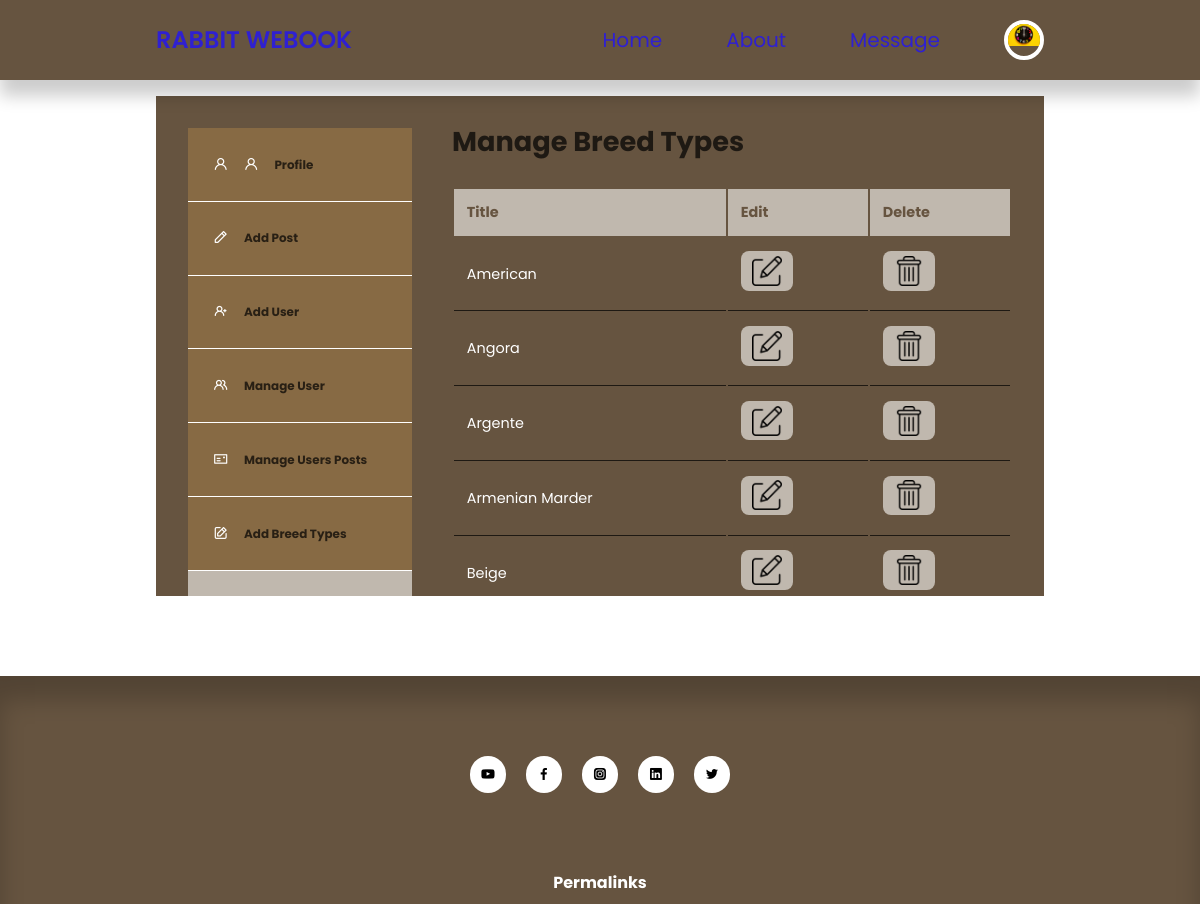
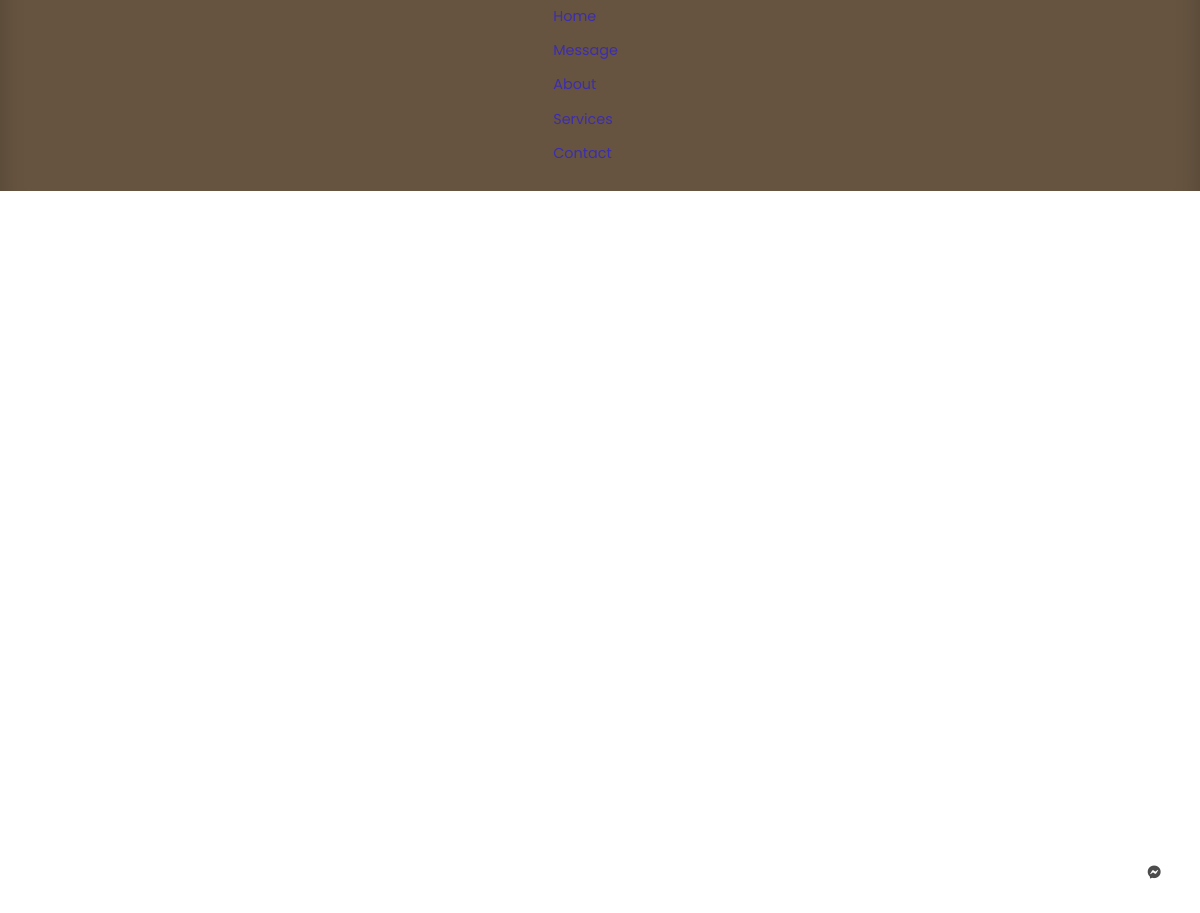
The page /admin/manage-categories.php (signed in) on the database its author committed (2 pictures, top to bottom).
### tables this page shows
CREATE TABLE `users` (
  `id` int(11) UNSIGNED NOT NULL,
  `unique_id` varchar(255) NOT NULL,
  `firstname` varchar(50) NOT NULL,
  `lastname` varchar(50) NOT NULL,
  `username` varchar(50) NOT NULL,
  `email` varchar(255) NOT NULL,
  `password` varchar(255) NOT NULL,
  `avatar` varchar(255) NOT NULL,
  `is_admin` tinyint(1) NOT NULL,
  `status` varchar(255) NOT NULL,
  `address` varchar(1000) NOT NULL,
  `contact` varchar(12) NOT NULL,
  `location` int(11) DEFAULT NULL
);

CREATE TABLE `categories` (
  `id` int(11) UNSIGNED NOT NULL,
  `title` varchar(50) NOT NULL,
  `description` text NOT NULL
);

### admin/partials/header.php (called while the page is built, shortened)
<?php
require '../partials/header.php';

### admin/manage-categories.php (the view, shortened to what this page needs)
<?php
require('partials/header.php');
$query = "SELECT * FROM categories ORDER BY title";
$categories = mysqli_query($connection, $query);
?>
<section class="dashboard">
    <div class="container dashboard__container">
        <aside>
            <ul>
                <?php if(isset($_SESSION['user_is_admin'])): ?>
                <li>
                    <a href="index.php" class="uil uil-user"><i class="uil uil-user"></i>
                        <h5>Profile</h5>
                    </a>
                </li>
                <li>
                    <a href="add-post.php" ><i class="uil uil-pen"></i>
                        <h5>Add Post</h5>
                    </a>
                </li>
                <li>
                <li>
                    <a href="add-user.php"><i class="uil uil-user-plus"></i>
                        <h5>Add User</h5>
                    </a>
                </li>
                <li>
                    <a href="manage-users.php"><i class="uil uil-users-alt"></i>
                        <h5>Manage User</h5>
                    </a>
                </li>
                <li>
                    <a href="all-users-post.php"><i class="uil uil-postcard"></i>
                        <h5>Manage Users Posts</h5>
                    </a>
                </li>
                <li>
                    <a href="add-category.php"><i class="uil uil-edit"></i>
                        <h5>Add Breed Types</h5>
                    </a>
                </li>
                <li>
                    <a href="manage-categories.php" class="active"><i class="uil uil-list-ul"></i>
                    </a>
                </li>
                <?php endif ?>
            </ul>
        </aside>
        <main>
            <h2>Manage Breed Types</h2>
            <?php
                if(mysqli_num_rows($categories) > 0) : ?>
            <table>
                <thead>
                    <tr>
                        <th>Title</th>
                        <th>Edit</th>
                        <th>Delete</th>
                    </tr>
                </thead>
                <tbody>
                    <?php while($category = mysqli_fetch_assoc($categories)) : ?>
                    <tr>
                        <td><?= $category['title'] ?></td>
                        <td><a href="<?= ROOT_URL ?>admin/edit-category.php?id=<?= $category['id'] ?>" class="btn sm"><img src="<?= ROOT_URL ?>assets/edit.png" class="edit"></a></td>
                        <td><a href="<?= ROOT_URL ?>admin/delete-category.php?id=<?= $category['id'] ?>" class="btn sm danger"><img src="<?= ROOT_URL ?>assets/delete.png" class="delete"></a></td>
                    </tr>
                    <?php endwhile ?>
                </tbody>
            </table>
            <?php else : ?>
                <div class="alert_message error"><?= "No categories found" ?></div>
                <?php endif ?>
        </main>
    </div>
</section>
<?php
require('../partials/footer.php');
?>

### partials/header.php (shortened to what this page needs)
<?php
require 'config/database.php';
if(isset($_SESSION['user-id'])) {
    $id = filter_var($_SESSION['user-id'], FILTER_SANITIZE_NUMBER_INT);
    $query = "SELECT * FROM users WHERE id=$id";
    $result = mysqli_query($connection, $query);
    $avatar = mysqli_fetch_assoc($result);
}
?>
<!DOCTYPE html>
<html lang="en">
<head>
    <link rel="stylesheet" href="<?= ROOT_URL ?>css/rabbit7.css">
    <link rel="stylesheet" href="<?= ROOT_URL ?>css/css3.css">
    <link rel="stylesheet" href="<?= ROOT_URL ?>css/style27.css">
    <link rel="stylesheet" href="<?= ROOT_URL ?>css/style012.css">
    <link rel="stylesheet" href="<?= ROOT_URL ?>css\style5.css">
    <link rel="stylesheet" href="admin/chatapp/style.css">
    <link rel="stylesheet" href="https://cdnjs.cloudflare.com/ajax/libs/font-awesome/5.15.2/css/all.min.css"/>
    <link rel="stylesheet" href="https://unicons.iconscout.com/release/v4.0.0/css/line.css">
    <link rel="stylesheet" href="https://cdnjs.cloudflare.com/ajax/libs/font-awesome/5.15.2/css/all.min.css"/>
</head>
<body>
    <nav>
        <div class="container nav__container">
            <a href="<?= ROOT_URL ?>" class="nav__logo"> RABBIT WEBOOK</a>
            <ul class="nav__items">
                <li><a href="<?= ROOT_URL ?>home.php">Home</a></li>
                <li><a href="<?= ROOT_URL ?>about.php">About</a></li>
                <li><a href="<?= ROOT_URL ?>admin/users.php">Message</a></li>
                <?php if(isset($_SESSION['user-id'])): ?>
                    <li class="nav__profile">
                    <div class="avatar">
                        <img src="<?= ROOT_URL . 'images/' . $avatar['avatar'] ?>">
                    </div>
                </li>
                <?php else : ?>
                  <li><a href="<?= ROOT_URL ?>signin.php">Signin</a></li>
                <?php endif ?>
            </ul>
        </div>
    </nav>

### css/rabbit7.css (style rules this page uses)
.nav__items { display: flex; align-items: center; gap: 2rem; }
nav { background: var(--color-primary); width: 100vw; height: 4.5rem; position: fixed; top: 0; z-index: 10; box-shadow: 0 1rem 1rem rgba(0, 0, 0, 0.2); }
.nav__container { height: 100%; display: flex; align-items: center; justify-content: space-between; }
.avatar { width: 2.5rem; height: 2.5rem; border-radius: 50%; overflow: hidden; border: 0.3rem solid var(--color-bg); }
.nav__logo { font-weight: 600; font-size: 1.2rem; }
.nav__profile { position: relative; cursor: pointer; }

### css/style27.css (style rules this page uses)
:root { --color-primary: #9c9c79; --color-primary-light: hsl(242, 91%, 69%, 18%); --color-primary-variant: #5854c7; --color-red: red; --color-red-light: hsl(346, 87%, 46%, 15%); --color-green: #00c476; --color-green-light: hsl(156, 100%, 38%, 15%); --color-gray-1000: #d3b68d; --color-gray-900: #d3b68d; --color-gray-700: #5877cc; --color-gray-300: white; --color-gray-200: rgba(244, 244, 247, 0.7); --color-white: #ffffff; --color-bg: #9c9c79; --transition: all 300ms ease; --container-width-lg: 74%; --container-width-md: 88%; --form-width: 40%; --card-border-radius-1: 0.3rem; --card-border-radius-2: 0.5rem; --card-border-radius-3: 0.8rem; --card-border-radius-4: 2rem; --card-border-radius-5: 5rem; }
* { margin: 0; padding: 0; outline: 0; border: 0; appearance: 0; list-style: none; text-decoration: none; box-sizing: border-box; }
body { font-family: 'Montserrat', sans-serif; line-height: 1.6; color: var(--color-gray-200); overflow-x: hidden; background: var(--color-bg); font-size: 0.9rem; }
.container { width: var(--container-width-lg); max-width: 1800px; margin-inline: auto; }
section { margin-top: 3rem; width: 100vw; }
h1, h2, h3, h4, h5 { color: var(--color-white); line-height: 1.3; }
h2 { font-size: 1.7rem; margin: 1rem 0; }
a { color: var(--color-white); transition: var(--transition); }
img { display: block; width: 100%; object-fit: cover; }
.btn { display: inline-block; width: fit-content; padding: 0.6rem 1.2rem; background-color: var(--color-primary); border-radius: var(--card-border-radius-2); cursor: pointer; transition: var(--transition); color: var(--color-white); }
.btn.sm { padding: 0.3rem 0.7rem; font-size: 0.8rem; }
.btn.danger { background: var(--color-red); }
h2 { margin-left: 200px; margin-bottom: 20px; }
.dashboard { margin-top: 6rem; }
.dashboard__container { display: grid; grid-template-columns: 14rem auto; gap: 2rem; padding: 0.5rem; margin-bottom: 4rem; }
.dashboard aside a { background-color: var(--color-gray-1000); display: flex; gap: 1rem; align-items: center; padding: 1.6rem; color: #fff; }
.dashboard aside ul li:not(:last-child) a { border-bottom: 1px solid var(--color-gray-900); }
.dashboard aside a.active { background-color: var(--color-gray-1000); }

### css/style5.css (style rules this page uses)
* { margin: 0; padding: 0; box-sizing: border-box; text-decoration: none; font-family: 'Poppins', sans-serif; }

### css/style.css (style rules this page uses)
body { font-family: -apple-system, BlinkMacSystemFont, Roboto, Segoe UI, Helvetica Neue, Helvetica, Arial, sans-serif; margin: 0 auto; -webkit-font-smoothing: antialiased; box-sizing: border-box; color: #2f2f2f; line-height: 1.5; }
a { text-decoration: none; color: #2f20d1; }
img { height: auto; max-width: 100%; vertical-align: middle; }

### rows shown on the page
users: avatar (picture)
categories: title "American"
categories: title "Angora"
categories: title "Argente"
categories: title "Armenian Marder"
categories: title "Beige"
